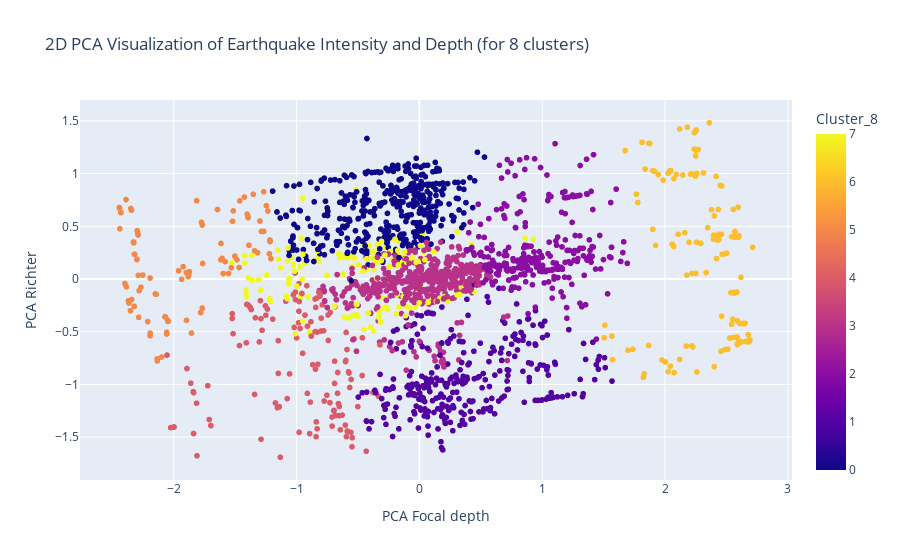

Source (notebook cell):
### Code cell
fig = px.scatter(
    df,
    x='pca_x',
    y='pca_y',
    color='Cluster_8',
    title="2D PCA Visualization of Earthquake Intensity and Depth (for 8 clusters)",
    labels={'pca_x': 'PCA Focal depth', 'pca_y': 'PCA Richter'},
    hover_data=['Focal depth', 'Richter']
)
fig.show()

# Save the figure as a static image
fig.write_image("images/2d_PCA_Visualization_8-clusters.png")

# Display the saved image inside the notebook (for GitHub)
display(Image(filename="images/2d_PCA_Visualization_8-clusters.png"))

### Figure 1 — Plotly figure (JSON) as saved in the notebook; plotly's stock layout.template omitted (floating-point values rounded to 4 significant figures; data arrays with more than 128 entries replaced by an {"elided": "..."} marker saying what was removed)
{"data": [{"customdata": {"elided": "2178x2 float values"}, "hovertemplate": "PCA Focal depth=%{x}<br>PCA Richter=%{y}<br>Focal depth=%{customdata[0]}<br>Richter=%{customdata[1]}<br>Cluster_8=%{marker.color}<extra></extra>", "legendgroup": "", "marker": {"color": {"elided": "2178 int values"}, "coloraxis": "coloraxis", "symbol": "circle"}, "mode": "markers", "name": "", "showlegend": false, "type": "scattergl", "x": {"elided": "2178 float values"}, "xaxis": "x", "y": {"elided": "2178 float values"}, "yaxis": "y"}], "layout": {"coloraxis": {"colorbar": {"title": {"text": "Cluster_8"}}, "colorscale": [[0, "#0d0887"], [0.1111, "#46039f"], [0.2222, "#7201a8"], [0.3333, "#9c179e"], [0.4444, "#bd3786"], [0.5556, "#d8576b"], [0.6667, "#ed7953"], [0.7778, "#fb9f3a"], [0.8889, "#fdca26"], [1, "#f0f921"]]}, "legend": {"tracegroupgap": 0}, "title": {"text": "2D PCA Visualization of Earthquake Intensity and Depth (for 8 clusters)"}, "xaxis": {"anchor": "y", "domain": [0, 1], "title": {"text": "PCA Focal depth"}}, "yaxis": {"anchor": "x", "domain": [0, 1], "title": {"text": "PCA Richter"}}}}
